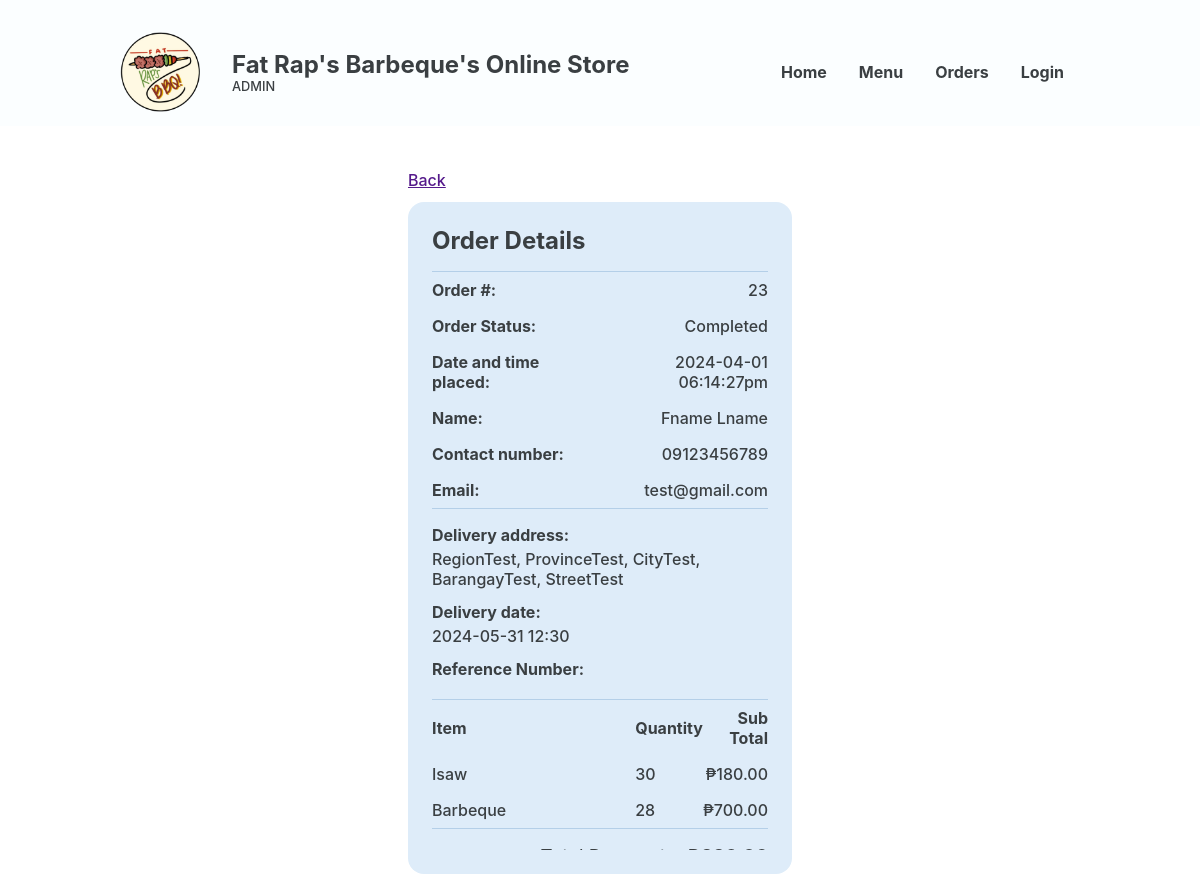
Page /Website/admin-order-details.php?PLACED_ORDER_ID=23 on the committed database.
### tables this page shows
CREATE TABLE `placed_order` (
  `PLACED_ORDER_ID` int(18) UNSIGNED NOT NULL,
  `PRSN_ID` int(18) NOT NULL,
  `CUS_NAME` varchar(20) NOT NULL,
  `CUS_NUMBER` varchar(11) NOT NULL,
  `CUS_EMAIL` varchar(35) NOT NULL,
  `PLACED_ORDER_DATE` varchar(50) NOT NULL,
  `PLACED_ORDER_TOTAL` decimal(10,2) NOT NULL,
  `DELIVERY_ADDRESS` varchar(255) NOT NULL,
  `DELIVERY_DATE` varchar(50) NOT NULL,
  `PLACED_ORDER_STATUS` varchar(50) NOT NULL,
  `PLACED_ORDER_CONFIRMATION` varchar(50) NOT NULL,
  `PLACED_ORDER_TRACKER` varchar(16) NOT NULL,
  `REFERENCE_NUMBER` varchar(50) NOT NULL,
  `GUEST_ORDER_IDENTIFIER` varchar(50) NOT NULL
);

CREATE TABLE `in_order` (
  `IN_ORDER_ID` int(18) UNSIGNED NOT NULL,
  `FOOD_ID` int(18) NOT NULL,
  `PRSN_ID` int(18) NOT NULL,
  `IN_ORDER_QUANTITY` int(11) NOT NULL,
  `IN_ORDER_TOTAL` decimal(10,2) NOT NULL,
  `IN_ORDER_STATUS` varchar(21) NOT NULL,
  `PLACED_ORDER_ID` int(18) UNSIGNED DEFAULT NULL,
  `GUEST_ORDER_IDENTIFIER` varchar(50) NOT NULL
);

CREATE TABLE `food` (
  `FOOD_ID` int(18) UNSIGNED NOT NULL,
  `CTGY_ID` int(18) NOT NULL,
  `FOOD_NAME` varchar(20) NOT NULL,
  `FOOD_PRICE` decimal(10,2) NOT NULL,
  `FOOD_DESC` varchar(50) NOT NULL,
  `FOOD_IMG` varchar(255) NOT NULL,
  `FOOD_STOCK` int(20) NOT NULL,
  `FOOD_ACTIVE` varchar(10) NOT NULL,
  `FOOD_TYPE` varchar(16) NOT NULL
);

### Website/admin-order-details.php (the view, shortened to what this page needs)
<?php
@include 'constants.php';
$PLACED_ORDER_ID = $_GET['PLACED_ORDER_ID'];
?>
<!DOCTYPE html>
<html lang="en">
<head>
    <link rel="stylesheet" href="header-styles.css">
    <link rel="stylesheet" href="admin-styles.css">
    <link href='https://unpkg.com/boxicons@2.1.4/css/boxicons.min.css' rel='stylesheet'>
</head>
<body>
    <header class="backend">
        <div class="header-container">
            <div class="website-title">
                <img id="logo" src="images/client-logo.png">
                <div class="text">
                    <h1>Fat Rap's Barbeque's Online Store</h1>
                    <p>ADMIN</p>
                </div>
            </div>
                <ul class = 'menubar'>
                    <li><a href="<?php echo SITEURL; ?>admin-home.php">Home</a></li>
                    <li><a href="<?php echo SITEURL; ?>admin-edit-menu.php">Menu</a></li>
                    <li><a href="<?php echo SITEURL; ?>admin-new-orders.php">Orders</a></li>
                    <?php
                    if (isset($_SESSION['prsn_id'])) {
                    ?>
                        <li><a href="<?php echo SITEURL; ?>logout.php">Logout</a>
                        <li>
                        <?php
                    } else {
                        ?>
                        <li><a href="<?php echo SITEURL; ?>login-page.php">Login</a></li>
                    <?php
                    }
                    ?>
                </ul>
        </div>
    </header>
    <main>
        <section class="section">
            <a href="" class="back">Back</a>
            <section class="block order-details">
                <div class="scroll">
                    <h2>Order Details</h2>
                    <?php
                    $sql = "SELECT * FROM placed_order WHERE PLACED_ORDER_ID = '$PLACED_ORDER_ID'";
                    $res = mysqli_query($conn, $sql);
                    $count = mysqli_num_rows($res);
                    if ($count > 0) {
                        while ($row = mysqli_fetch_assoc($res)) {
                            $PLACED_ORDER_ID = $row['PLACED_ORDER_ID'];
                            $PRSN_ID = $row['PRSN_ID'];
                            $CUS_NAME = $row['CUS_NAME'];
                            $CUS_NUMBER = $row['CUS_NUMBER'];
                            $CUS_EMAIL = $row['CUS_EMAIL'];
                            $PLACED_ORDER_DATE = $row['PLACED_ORDER_DATE'];
                            $DELIVERY_ADDRESS = $row['DELIVERY_ADDRESS'];
                            $DELIVERY_DATE = $row['DELIVERY_DATE'];
                            $PLACED_ORDER_STATUS = $row['PLACED_ORDER_STATUS'];
                    ?>
                            <div>
                                <table class="contact-info">
                                    <tr>
                                        <th>Order #:</th>
                                        <td><?php echo $PLACED_ORDER_ID ?></td>
                                    </tr>
                                    <tr>
                                        <th>Order Status:</th>
                                        <td><?php echo $PLACED_ORDER_STATUS ?></td>
                                    </tr>
                                    <tr>
                                        <th>Date and time placed:</th>
                                        <td><?php echo $PLACED_ORDER_DATE ?></td>
                                    </tr>
                                    <tr>
                                        <th>Name:</th>
                                        <td><?php echo $CUS_NAME ?></td>
                                    </tr>
                                    <tr>
                                        <th>Contact number:</th>
                                        <td><?php echo $CUS_NUMBER ?></td>
                                    </tr>
                                    <tr>
                                        <th>Email:</th>
                                        <td><?php echo $CUS_EMAIL ?></td>
                                    </tr>
                                </table>
                            </div>
                            <div class="delivery-grp">
                                <div class="text-grp">
                                    <h3>Delivery address:</h3>
                                    <p><?php echo $DELIVERY_ADDRESS ?></p>
                                </div>
                                <div class="text-grp">
                                    <h3>Delivery date:</h3>
                                    <p><?php echo $DELIVERY_DATE ?></p>
                                </div>
                                <div class="text-grp">
                                    <h3>Reference Number:</h3>
                                </div>
                            </div>
                            <div>
                                <table class="order">
                                    <thead>
                                        <tr>
                                            <th class="item-col">Item</th>
                                            <th>Quantity</th>
                                            <th class="subtotal-col">Sub Total</th>
                                        </tr>
                                    </thead>
                                    <tbody>
                                        <?php
                                        $sql = "SELECT IN_ORDER_ID, FOOD_NAME, FOOD_PRICE, PRSN_ID, IN_ORDER_QUANTITY, IN_ORDER_TOTAL
FROM food, in_order WHERE food.FOOD_ID = in_order.FOOD_ID AND IN_ORDER_STATUS != 'Delivered' AND PLACED_ORDER_ID = '$PLACED_ORDER_ID'";
                                        $res = mysqli_query($conn, $sql);
                                        $count = mysqli_num_rows($res);
                                        if ($count > 0) {
                                            while ($row = mysqli_fetch_assoc($res)) {
                                                if ($row['PRSN_ID'] == $PRSN_ID) {
                                                    $FOOD_NAME = $row['FOOD_NAME'];
                                                    $IN_ORDER_QUANTITY = $row['IN_ORDER_QUANTITY'];
                                                    $IN_ORDER_TOTAL = $row['IN_ORDER_TOTAL'];
                                        ?>
                                                    <tr>
                                                        <td class="item-col"><?php echo $FOOD_NAME ?></td>
                                                        <td><?php echo $IN_ORDER_QUANTITY ?></td>
                                                        <td class="subtotal-col">₱<?php echo $IN_ORDER_TOTAL ?></td>
                                                    </tr>
                                        <?php
                                                }
                                            }
                                        }
                                        $sql2 = "SELECT SUM(IN_ORDER_TOTAL) AS Total FROM  IN_ORDER WHERE PLACED_ORDER_ID = $PLACED_ORDER_ID";
                                        $res2 = mysqli_query($conn, $sql2);
                                        $row2 = mysqli_fetch_assoc($res2);
                                        $total = $row2['Total'];
                                        ?>
                                    </tbody>
                                </table>
                            </div>
                            <div class="payment">
                                <h3>Total Payment:</h3>
                                <h3>₱<?php echo $total ?></h3>
                            </div>
                </div>
        <?php
                        }
                    }
        ?>
            </section>
        </section>
    </main>
</body>
</html>

### Website/header-styles.css (style rules this page uses)
*, *::before, *::after { margin: 0; padding: 0; box-sizing: border-box; font-family: inherit; }
:root { --bg:#F2FFE1; --primary:#F5D636; --text:#3A001E; --text2: #FA3F1F; --input-bg:#F7F3DC; --eye-icon:#CEC699; --block: #4ADE5D; --block-p:#277B32; --block-h1: #0F4C17; --form-bg: #FFFDEF; --header-text: #3A001E; }
body { font-family: 'Inter', sans-serif; }
header { width: 100%; display: flex; justify-content: center; align-items: center; position: fixed; top: 0; z-index: 100; color: var(--header-text); background-color: var(--bg); }
header.backend { color: #3A3F42; background-color: #FBFEFF; }
.header-container, .footer-container { min-width: 80%; max-width: 90%; margin-inline: auto; margin-top: 2rem; margin-bottom: 0.9rem; display: flex; justify-content: space-between; align-items: center; }
.website-title { display: flex; align-items: center; }
header img { width: 80px; position: relative; }
header .text { margin-left: 2rem; }
header h1 { white-space: nowrap; font-size: 1.5rem; }
header .text p { font-size: 0.8rem; }
li > a { color: inherit; text-decoration: none; }
.menubar { display: flex; flex-direction: row; list-style-type: none; margin: 0; padding: 0; }
.menubar > li { font-weight: bold; margin: 0 1rem; overflow: hidden; }

### Website/admin-styles.css (style rules this page uses)
*, *::before, *::after { margin: 0; padding: 0; box-sizing: border-box; font-family: inherit; }
:root { --bg:#EDE9D0; --primary:#F5D636; --active-primary:#EDCB1C; --input-bg:#F7F3DC; --form-bg: #FFFDEF; --available:#A8D991; --available-text:#304D23; --fully-booked:#C13B24; --fully-booked-text:var(--text); --closed:#3B3B3B; --closed-text:#A9A9A9; --product-info-bg: #C13B24; --light-text: #FEFBEA; --text:#3A3F42; --light-blue: #DEECF9; --darker-row: #deecf94f; --sidemenu-blue: #6EA4E4; --sidemenu-blue-hover: #5790D5; --sidemenu-blue-text: #163860; --db-highlight-blue: #93CBFF; --gray: #878F94; --accept-green: #78D35A; --reject-red: #DA523B; }
html { color: var(--text); }
body { font-family: 'Inter', sans-serif; font-weight: 500; min-height: 100vh; color: #3A3F42; }
main { padding-top: 130px; height: 100vh; }
.section { width: 80%; margin: auto; margin-top: 2.5rem; margin-bottom: 7rem; display: flex; flex-direction: column; justify-content: space-between; }
.back { justify-content: space-between; }
table { background: white; border-radius: 1rem; border-collapse: collapse; width: 100%; }
td,th { text-align: left; }
td { padding: 0.8rem; padding-left: 1rem; }
.block { background-color: var(--light-blue); border-radius: 1rem; padding: 1.5rem; }
.order-details { width: 40%; margin: 0 auto; padding-right: 0.5rem; }
.order-details .scroll { height: max-content; max-height: 70vh; display: flex; flex-direction: column; gap: 1rem; overflow: auto; overflow-x: hidden; padding-right: 1rem; }
a.back { width: 40%; margin: 0 auto; margin-bottom: 0.75rem; }
.order-details table { border-radius: 0; border-top: 1px solid #B4CFE8; border-bottom: 1px solid #B4CFE8; background-color: var(--light-blue); }
.order-details td, .order-details th { padding: 0.5rem 0; text-align: left; }
.order-details table.contact-info td { text-align: right; }
.order-details .delivery-grp { display: flex; flex-direction: column; gap: 0.8rem; }
.order-details .text-grp h3 { font-size: 1rem; margin-bottom: 4px; }
.order-details table .item-col { width: 65%; }
.order-details table .subtotal-col { text-align: right; }
.order-details .payment { display: flex; justify-content: flex-end; }
.order-details .payment h3:first-of-type { margin-right: 1rem; font-weight: normal; }

### rows in the picture
placed_order: PLACED_ORDER_ID "23", PLACED_ORDER_STATUS "Completed", PLACED_ORDER_DATE "2024-04-01 06:14:27pm", CUS_NAME "Fname Lname", CUS_NUMBER "09123456789", CUS_EMAIL "test@gmail.com", DELIVERY_ADDRESS "RegionTest, ProvinceTest, CityTest, BarangayTest, StreetTest", DELIVERY_DATE "2024-05-31 12:30"
in_order: FOOD_ID.FOOD_NAME "Isaw", IN_ORDER_QUANTITY "30", IN_ORDER_TOTAL "180.00"
in_order: FOOD_ID.FOOD_NAME "Barbeque", IN_ORDER_QUANTITY "28", IN_ORDER_TOTAL "700.00"
